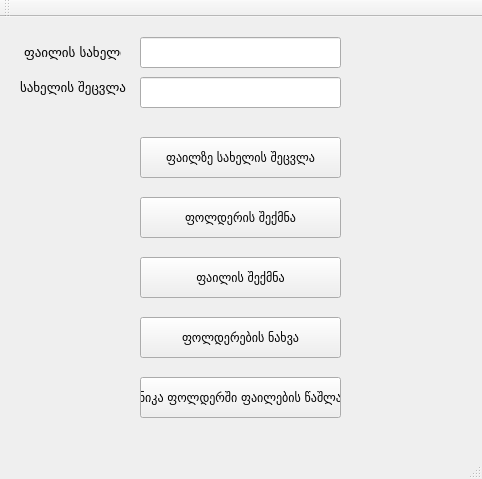
<?xml version="1.0" encoding="UTF-8"?>
<ui version="4.0">
 <class>MainWindow</class>
 <widget class="QMainWindow" name="MainWindow">
  <property name="geometry">
   <rect>
    <x>0</x>
    <y>0</y>
    <width>482</width>
    <height>479</height>
   </rect>
  </property>
  <property name="windowTitle">
   <string>MainWindow</string>
  </property>
  <widget class="QWidget" name="centralWidget">
   <widget class="QPushButton" name="pushButton">
    <property name="geometry">
     <rect>
      <x>140</x>
      <y>180</y>
      <width>201</width>
      <height>41</height>
     </rect>
    </property>
    <property name="font">
     <font>
      <family>Sylfaen</family>
      <pointsize>9</pointsize>
     </font>
    </property>
    <property name="text">
     <string>ფოლდერის შექმნა</string>
    </property>
   </widget>
   <widget class="QPushButton" name="pushButton_2">
    <property name="geometry">
     <rect>
      <x>140</x>
      <y>300</y>
      <width>201</width>
      <height>41</height>
     </rect>
    </property>
    <property name="font">
     <font>
      <family>Sylfaen</family>
      <pointsize>9</pointsize>
     </font>
    </property>
    <property name="text">
     <string>ფოლდერების ნახვა</string>
    </property>
   </widget>
   <widget class="QPushButton" name="pushButton_3">
    <property name="geometry">
     <rect>
      <x>140</x>
      <y>360</y>
      <width>201</width>
      <height>41</height>
     </rect>
    </property>
    <property name="font">
     <font>
      <family>Sylfaen</family>
      <pointsize>9</pointsize>
     </font>
    </property>
    <property name="text">
     <string>ნიკა ფოლდერში ფაილების წაშლა</string>
    </property>
   </widget>
   <widget class="QLabel" name="label">
    <property name="geometry">
     <rect>
      <x>20</x>
      <y>20</y>
      <width>101</width>
      <height>31</height>
     </rect>
    </property>
    <property name="font">
     <font>
      <family>Sylfaen</family>
      <pointsize>10</pointsize>
     </font>
    </property>
    <property name="text">
     <string> ფაილის სახელი</string>
    </property>
   </widget>
   <widget class="QLineEdit" name="lineEdit">
    <property name="geometry">
     <rect>
      <x>140</x>
      <y>20</y>
      <width>201</width>
      <height>31</height>
     </rect>
    </property>
    <property name="font">
     <font>
      <family>Sylfaen</family>
      <pointsize>12</pointsize>
     </font>
    </property>
   </widget>
   <widget class="QPushButton" name="pushButton_4">
    <property name="geometry">
     <rect>
      <x>140</x>
      <y>240</y>
      <width>201</width>
      <height>41</height>
     </rect>
    </property>
    <property name="font">
     <font>
      <family>Sylfaen</family>
      <pointsize>9</pointsize>
     </font>
    </property>
    <property name="text">
     <string>ფაილის შექმნა</string>
    </property>
   </widget>
   <widget class="QPushButton" name="pushButton_5">
    <property name="geometry">
     <rect>
      <x>140</x>
      <y>120</y>
      <width>201</width>
      <height>41</height>
     </rect>
    </property>
    <property name="font">
     <font>
      <family>Sylfaen</family>
      <pointsize>9</pointsize>
     </font>
    </property>
    <property name="text">
     <string>ფაილზე სახელის შეცვლა</string>
    </property>
   </widget>
   <widget class="QLineEdit" name="lineEdit_2">
    <property name="geometry">
     <rect>
      <x>140</x>
      <y>60</y>
      <width>201</width>
      <height>31</height>
     </rect>
    </property>
    <property name="font">
     <font>
      <family>Sylfaen</family>
      <pointsize>12</pointsize>
     </font>
    </property>
   </widget>
   <widget class="QLabel" name="label_2">
    <property name="geometry">
     <rect>
      <x>20</x>
      <y>50</y>
      <width>111</width>
      <height>41</height>
     </rect>
    </property>
    <property name="font">
     <font>
      <family>Sylfaen</family>
      <pointsize>10</pointsize>
     </font>
    </property>
    <property name="text">
     <string>სახელის შეცვლა</string>
    </property>
   </widget>
  </widget>
  <widget class="QMenuBar" name="menuBar">
   <property name="geometry">
    <rect>
     <x>0</x>
     <y>0</y>
     <width>482</width>
     <height>21</height>
    </rect>
   </property>
  </widget>
  <widget class="QToolBar" name="mainToolBar">
   <attribute name="toolBarArea">
    <enum>TopToolBarArea</enum>
   </attribute>
   <attribute name="toolBarBreak">
    <bool>false</bool>
   </attribute>
  </widget>
  <widget class="QStatusBar" name="statusBar"/>
 </widget>
 <layoutdefault spacing="6" margin="11"/>
 <resources/>
 <connections/>
</ui>
